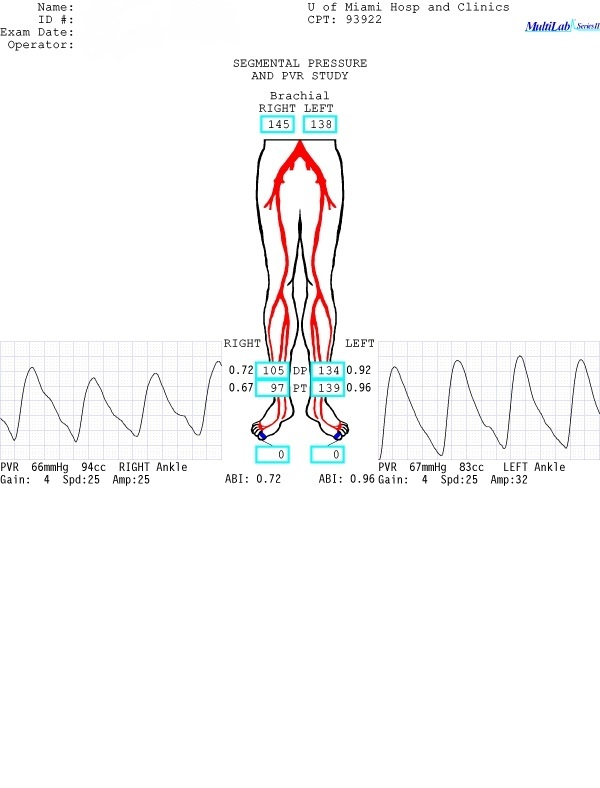
%> input picture sudokuAlgorithm/sudokuTest/p1.jpg, 600 x 788 px
$ octave --eval "result = sudokuOCR('../sudokuTest/p1.jpg');"   (GNU Octave 9; MATLAB toolbox functions it lacks are replaced by stand-ins)
%> lines starting %> are read from the running program, lines starting %| are printed output that depends on the picture
### sudokuAlgorithm/sudokuFinal/extractNumFrom.m
function numToBeProcessed = extractNumFrom(filename)
% filename is the filename of the image
% numToBeProcessed is a 3D array (:,:,6), containing six numbers image
% 3rd dimension of numToBeProcessed = [upLeft,     upRight,
%                                      midLeft,    midRight,
%                                      bottomLeft, bottomRight]

%% read in the file, convert to gray scale
imageColor = imread(filename);
imageGray = rgb2gray(imageColor);
%% take six number out
numToBeProcessed = zeros(12,29, 6);
upLeft = imageGray(119:119+11, 264:264+28);
upRight = imageGray(119:119+11, 307:307+28);
midLeft = imageGray(366:366+11, 259:259+28);
midRight = imageGray(366:366+11, 315:315+28);
bottomLeft = imageGray(383:383+11, 259:259+28);
bottomRight = imageGray(383:383+11, 315:315+28);
numToBeProcessed(:,:,1) = upLeft;
numToBeProcessed(:,:,2) = upRight;
numToBeProcessed(:,:,3) = midLeft;
numToBeProcessed(:,:,4) = midRight;
numToBeProcessed(:,:,5) = bottomLeft;
numToBeProcessed(:,:,6) = bottomRight;

%% reverse the gray scale, eliminate low level pixel
numToBeProcessed = 255 - double(numToBeProcessed);
numToBeProcessed(numToBeProcessed<50) = 0;
end

### sudokuAlgorithm/sudokuFinal/increaseResolution.m
function imageArrayWithIncreasedResolution = increaseResolution(originalImageArray,scale)
% increase the resolution of originalImageArray

imageArrayWithIncreasedResolution = zeros(scale*size(originalImageArray,1)...
    , scale*size(originalImageArray,2),size(originalImageArray,3));
for i = 1:size(originalImageArray,3)
    imageArrayWithIncreasedResolution(:,:,i) = ...
        imresize(originalImageArray(:,:,i),scale);
end
imageArrayWithIncreasedResolution(imageArrayWithIncreasedResolution<0) = 0;
sumSample = zeros(size(originalImageArray,3),1);
for i = 1:size(originalImageArray,3)
    if any(any(imageArrayWithIncreasedResolution(:,:,i)))
        sumSample(i) = sum(sum(imageArrayWithIncreasedResolution(:,:,i)));
        imageArrayWithIncreasedResolution(:,:,i)...
        = imageArrayWithIncreasedResolution(:,:,i)/sumSample(i);
    end
end


### sudokuAlgorithm/sudokuFinal/calcCenter.m
function center = calcCenter(image)
% calculate the position of the mass center of the charater
centerOfCol = 0;
centerOfRow = 0;
[arrayForColCenter,arrayForRowCenter] = ...
    meshgrid(1:size(image,2),1:size(image,1));
if any(any(image))
    centerOfCol = sum(sum(arrayForColCenter.*image,1))...
        /sum(sum(image,1));
    centerOfRow = sum(sum(arrayForRowCenter.*image,2))...
        /sum(sum(image,2));
end
centerOfCol = round(centerOfCol);
centerOfRow = round(centerOfRow);
center = [centerOfCol, centerOfRow];
end

### sudokuAlgorithm/sudokuFinal/reCenter.m
function newImage = reCenter(image)
% calculate image mass center and recenter the image to space center
center = calcCenter(image);
% shift vertically
newImage = circshift(image, round(size(image,1))/2-center(2));
% shift horizontally
newImage = circshift(newImage, round(size(image,2))/2-center(1),2);

end

### sudokuAlgorithm/sudokuFinal/imgToSudokuArray.m
function sudokuArray = imgToSudokuArray(image)
% Transform an img to 1D sudokuArray
% require the background to be 0s.

%% resize img to multiple of 3(newImage)
[imgRow, imgCol] = size(image);
% check if the img size is too small, if too small, scale up to
% min(size()) = 30
if imgRow<60 || imgCol<30
    scaleFactor = ceil(30/min(imgRow, imgCol));
    image = increaseImgResolution(image,scaleFactor);
end
% round size to multiple of 6
newImgRow = ceil(imgRow/6)*6;
newImgCol = ceil(imgCol/6)*6;
% create newImage
newImage = zeros(newImgRow, newImgCol);
newImage(1:imgRow, 1:imgCol) = image;

%% splite the newImage, generate sudokuArray
% splite newImage into a 3*3 cellArray
sudokuImageArray = mat2cell(newImage, ...
    [newImgRow/3,newImgRow/3,newImgRow/3], ...
    [newImgCol/3,newImgCol/3,newImgCol/3]);
sudokuArray = zeros(9,1);
% calculate mass center of each sudoku block
for col = 1:3
    for row = 1:3
        % blockCenter = [centerOfCol, centerOfRow]
        block = sudokuImageArray{row,col};
        blockCenter = calcCenter(block);
        % calculate the weighted block massCenter distance
        if any(blockCenter)
            switch col
                case 1
                    sudokuArray((col-1)*3+row) = ...
                        sum(sum(block))*sqrt((newImgCol/2-blockCenter(1))^2 ...
                        +(newImgRow/2-newImgRow/3*(row-1)-blockCenter(2))^2);
                case 2
                    sudokuArray((col-1)*3+row) = ...
                        sum(sum(block))*sqrt((newImgCol/6-blockCenter(1))^2 ...
                        +(newImgRow/2-newImgRow/3*(row-1)-blockCenter(2))^2);
                case 3
                    sudokuArray((col-1)*3+row) = ...
                        sum(sum(block))*sqrt((newImgCol/6+blockCenter(1))^2 ...
                        +(newImgRow/2-newImgRow/3*(row-1)-blockCenter(2))^2);
            end
        else
            sudokuArray((col-1)*3+row) = 0;
        end
    end
end


end

### sudokuAlgorithm/sudokuFinal/splitToChar.m
function chars = splitToChar(number)
% split the one number into 3 single char
% specifically for PVR study
%% split
chars = zeros(12,6,3);
chars(:,:,1) = number(:,6:11);
chars(:,:,2) = number(:,14:19);
chars(:,:,3) = number(:,21:26);

end

### sudokuAlgorithm/sudokuFinal/sudokuOCR.m
function result = sudokuOCR(filename)
%> called with filename = '../sudokuTest/p1.jpg'
% filename is the filename of the PVR image
% resultNumbers is the numbers extracted from the image
% resultNumbers = [upLeft    , upRight;
%                  midLeft   , midRight;
%                  bottomLeft, bottomRight;]
%% load library
matFile = load('sudokuLibrary.mat');
library = matFile.sudokuLibrary;

%% excrate number from file, make some settings, initialize variables
numToBeProcessed = extractNumFrom(filename);
%> in extractNumFrom, imageColor is the input picture: size 788x600x3 uint8; mean R, G, B 249.2, 248.7, 248.9
scale = 5;
resultInChar = zeros(6, 3);
result = zeros(2,3);

%% extract chars
for i = 1:6
%> this loop made 6 passes; what is shown inside it comes from the first
    figure(i)
    % create target sudoku
    sudoku = zeros(9,3);

    % split numbers into individual char
    charImage = splitToChar(numToBeProcessed(:,:,i));

    % increase resolution to better locate center
    bigCharImage = increaseResolution(charImage, scale);
%> after the loop in increaseResolution, `for i = 1:size(originalImageArray,3)`: sumSample = [66796.8; 89117.7; 83398.9]
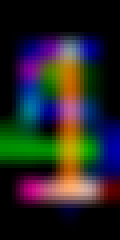
%> bigCharImage: size 60x30x3 double (shown 4 times larger); mean R, G, B 0.000556, 0.000556, 0.000556; drawn with min black and max white

    for n = 1:3
%> this loop made 3 passes; what is shown inside it comes from the first
        % move bigCharImage center to col:15, row:30
        shiftedBigChar = reCenter(bigCharImage(:,:,n));
%> in calcCenter, `centerOfCol = sum(sum(arrayForColCenter.*image,1)) /sum(sum(image,1));`: centerOfCol = 16.72
%> in calcCenter, `centerOfRow = sum(sum(arrayForRowCenter.*image,2)) /sum(sum(image,2));`: centerOfRow = 34.28
%> in calcCenter, `centerOfCol = round(centerOfCol);`: centerOfCol = 17
%> in calcCenter, `centerOfRow = round(centerOfRow);`: centerOfRow = 34
%> in calcCenter, `center = [centerOfCol, centerOfRow];`: center = [17 34]
%> in reCenter, `newImage = circshift(image, round(size(image,1))/2-center(2));`:
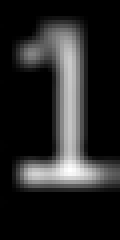
%> newImage: size 60x30 double (shown 4 times larger); min 0, max 0.00372, mean 0.000556; drawn with min black and max white
%> in reCenter, `newImage = circshift(newImage, round(size(image,2))/2-center(1),2);`:
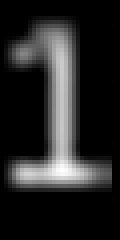
%> newImage: size 60x30 double (shown 4 times larger); min 0, max 0.00372, mean 0.000556; mean of the top-left, top-right, bottom-left and bottom-right quarters 0.000583, 0.000453, 0.000582, 0.000603; drawn with min black and max white
        sudoku(:,n) = imgToSudokuArray(shiftedBigChar);
%> in imgToSudokuArray, `sudokuImageArray = mat2cell(newImage, [newImgRow/3,newImgRow/3,newImgR..`: sudokuImageArray = 9 items
%> after the loop in imgToSudokuArray, `for col = 1:3`: sudokuArray = [1.46; 0.0376; 1.71; 3.74; 0.439; 2.63; 0.00416; 0.029; 1.33]
        if any(sudoku(:,n))
            sudokuMap = repmat(sudoku(:,n),1,10);
            sudokuMap = library - sudokuMap;
            sudokuMap = sudokuMap.^2;
            [~,resultInChar(i,n)] = min(sum(sudokuMap,1));
            stemPoint = sum(sudokuMap,1);
%> stemPoint = [0.366 6.33 4.13 9.8 6.7 14.13 15.77 8.76 10.71 11.67]
            relativity = log(max(stemPoint)./stemPoint)/(max(log(max(stemPoint)./stemPoint)));
%> relativity = [1 0.243 0.356 0.126 0.227 0.0291 0 0.156 0.103 0.08]
            subplot(3,2,2*(n-1)+1); imshow(charImage(:,:,n),[]);
            subplot(3,2,2*n); stem([1:9,0], relativity);
%> after `stem([1:9,0], relativity)`:
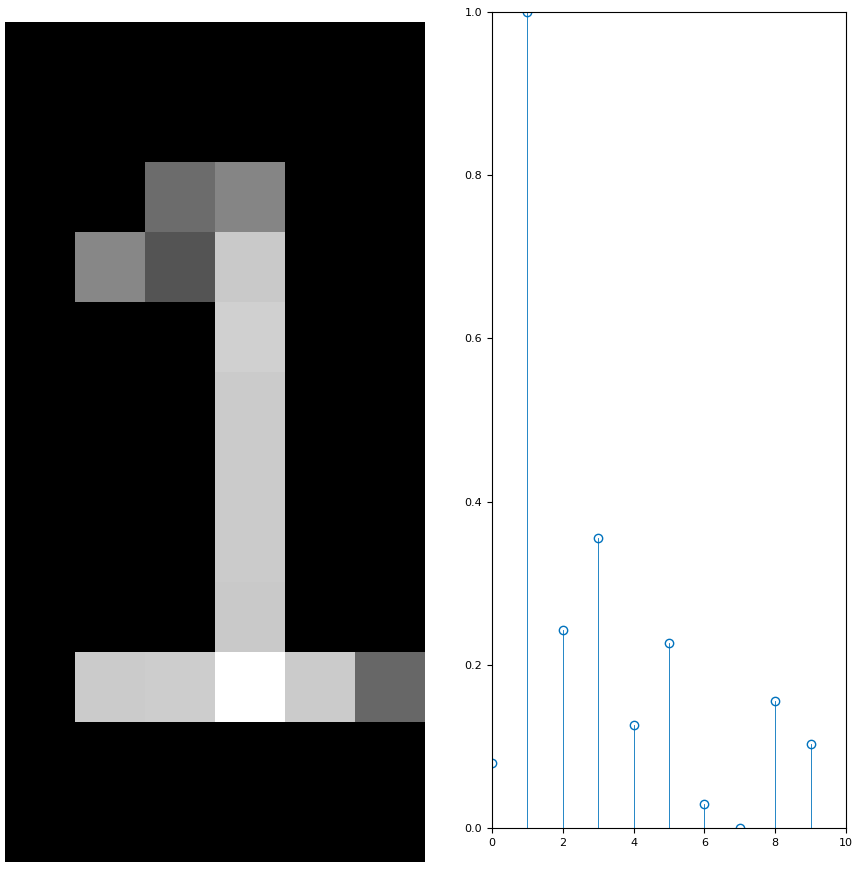
%> figure redrawn from the program's plot data, 2 panels
        else
            resultInChar(i,n) = 0;
        end
    end
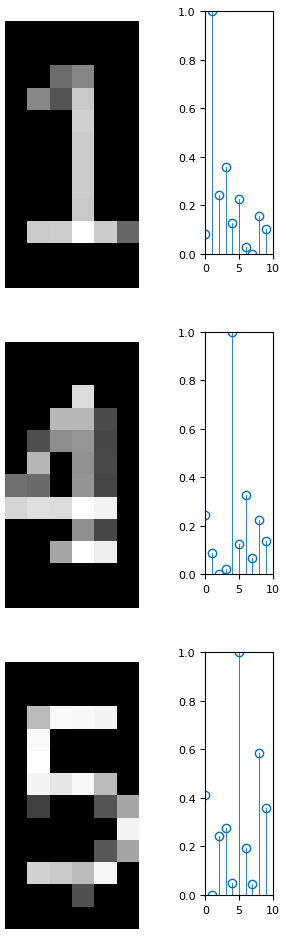
%> figure redrawn from the program's plot data, 6 panels
end

%% convert char to numbers
resultInChar = mod(resultInChar,10);
%> resultInChar = [1 4 5; 1 3 8; 1 0 5; 1 3 4; 0 9 7; 1 3 9]
for i = 1: 6
    result(i) = ...
        100*resultInChar(i,1)+10*resultInChar(i,2)+resultInChar(i,3);
end
%> after the loop, result = [145 105 97; 138 134 139]
result = result';
%> result = [145 138; 105 134; 97 139]
%> `result = sudokuOCR('../sudokuTest/p1.jpg');`:
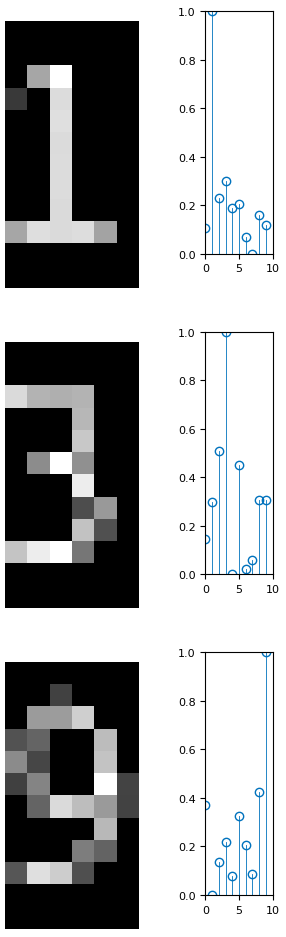
%> figure redrawn from the program's plot data, 6 panels
end
